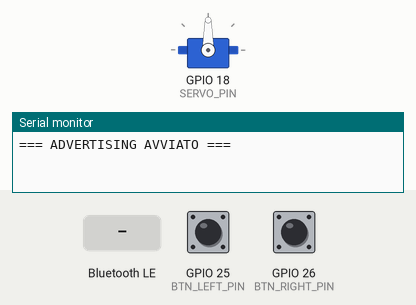
Recording of a sketch running on a simulated ESP32. Shown: servo, the last lines printed to the serial monitor. The test bench sets the inputs (shaded band); at power-on: GPIO 25 (BTN_LEFT_PIN) HIGH, GPIO 26 (BTN_RIGHT_PIN) HIGH. Nothing arrives over Bluetooth unless stated; a phone connects over Bluetooth LE 3 s after start.

Above: at 2.2 s.
2.3 s: GPIO 25 (BTN_LEFT_PIN) pulled LOW for 1 s
At 3.3 s:
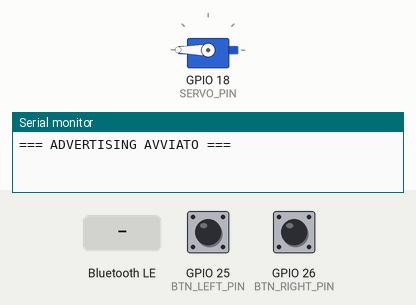
4.8 s: GPIO 26 (BTN_RIGHT_PIN) pulled LOW for 1 s
At 6.5 s:
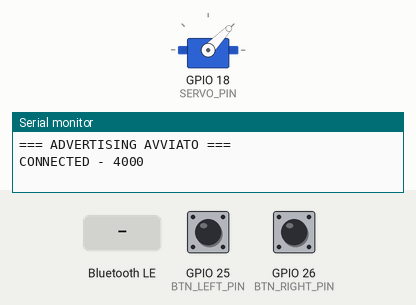
7.3 s: GPIO 26 (BTN_RIGHT_PIN) pulled LOW for 0.15 s
At 8.1 s:
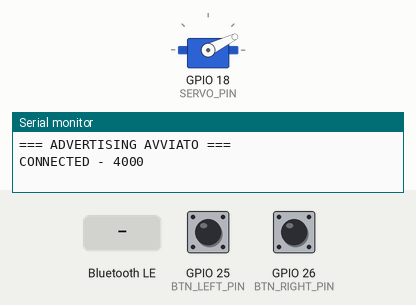
8.9 s: GPIO 26 (BTN_RIGHT_PIN) pulled LOW for 0.15 s
At 9.3 s:
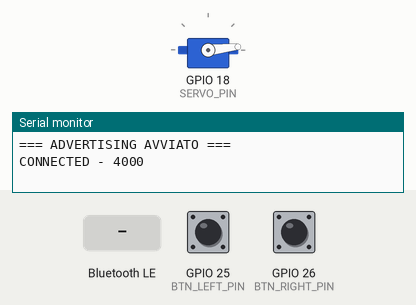
10.5 s: Bluetooth LE write "5" received
At 11.0 s:
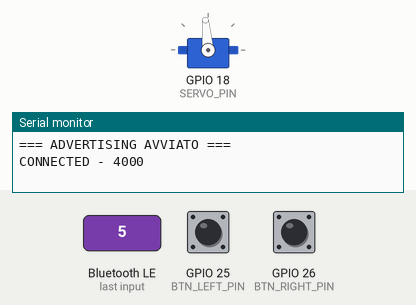
12.0 s: Bluetooth LE write "90" received
At 13.3 s:
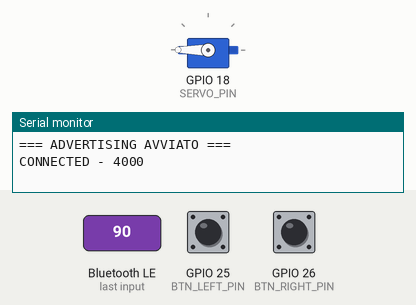
Timing chart, 0 to 14.5 s (numbered marks = the images above; inputs shaded):
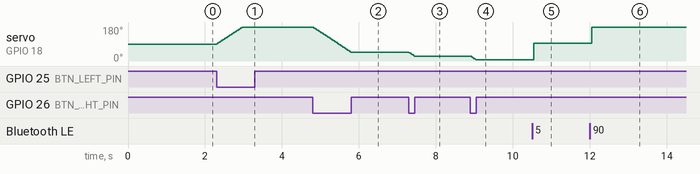

The sketch:

ServoBLE.ino
```cpp
/*
  Chapter 5 - Servo (Part 2: BLE)
  Same as Part 1, plus the servo follows the angle (-90..90) sent by
  the App Inventor app over BLE (device name "ESP32-Servo").
  Board:     ESP32 Dev Module
  Hardware:  servo GPIO 18, buttons GPIO 25 and GPIO 26
  Libraries: ESP32Servo
*/
#include <ESP32Servo.h>
#include <BLEDevice.h>
#include <BLEServer.h>
#include <BLEUtils.h>

#define SERVICE_UUID        "4fafc201-1fb5-459e-8fcc-c5c9c331914b"
#define CHARACTERISTIC_UUID "beb5483e-36e1-4688-b7f5-ea07361b26a8"

const int SERVO_PIN = 18;
const int BTN_LEFT_PIN = 25;
const int BTN_RIGHT_PIN = 26;
const int ANGLE_MIN = 0;
const int ANGLE_MAX = 180;
const int STEP = 2;
const int INTERVAL = 15;

Servo servo;
int angle = 90;
unsigned long lastMove = 0;

BLEServer *pServer;
bool isAdvertising = false;

class WriteCallback: public BLECharacteristicCallbacks {
  void onWrite(BLECharacteristic *pChar) override {
    String value = pChar->getValue();
    if (value.length() == 0) return;
    int phoneAngle = value.toInt();
    angle = map(phoneAngle, -90, 90, 0, 180);
    angle = constrain(angle, ANGLE_MIN, ANGLE_MAX);
    servo.write(angle);
  }
};

class ServerCallbacks: public BLEServerCallbacks {
  void onConnect(BLEServer *pServer) override {
    Serial.println("CONNECTED - " + String(millis()));
  }
  void onDisconnect(BLEServer *pServer) override {
    Serial.println("DISCONNECTED - " + String(millis()));
    BLEDevice::startAdvertising();
  }
};

void setup() {
  Serial.begin(115200);
  delay(1000);

  pinMode(BTN_LEFT_PIN, INPUT_PULLUP);
  pinMode(BTN_RIGHT_PIN, INPUT_PULLUP);
  servo.attach(SERVO_PIN);
  servo.write(angle);

  BLEDevice::init("ESP32-Servo");
  pServer = BLEDevice::createServer();
  pServer->setCallbacks(new ServerCallbacks());
  BLEService *pService = pServer->createService(SERVICE_UUID);
  BLECharacteristic *pCharacteristic = pService->createCharacteristic(
      CHARACTERISTIC_UUID,
      BLECharacteristic::PROPERTY_WRITE
  );
  pCharacteristic->setCallbacks(new WriteCallback());
  pService->start();

  BLEAdvertising *pAdvertising = BLEDevice::getAdvertising();
  pAdvertising->addServiceUUID(SERVICE_UUID);
  BLEDevice::startAdvertising();
  isAdvertising = true;
  Serial.println("=== ADVERTISING AVVIATO ===");
}

void loop() {

  if (pServer->getConnectedCount() == 0 && !isAdvertising) {
    delay(200);
    BLEDevice::startAdvertising();
    isAdvertising = true;
  }
  if (pServer->getConnectedCount() > 0) {
    isAdvertising = false;
  }


  if (millis() - lastMove < INTERVAL) return;

  bool leftPressed = digitalRead(BTN_LEFT_PIN) == LOW;
  bool rightPressed = digitalRead(BTN_RIGHT_PIN) == LOW;

  if (leftPressed && angle < ANGLE_MAX) {
    angle += STEP;
    servo.write(angle);
    lastMove = millis();
  } else if (rightPressed && angle > ANGLE_MIN) {
    angle -= STEP;
    servo.write(angle);
    lastMove = millis();
  }
}
```

Measured:
- after the input at 2.3 s, servo on GPIO 18 (SERVO_PIN): moves from 90° to 180° over 0.66 s, starting at once
- after the input at 4.8 s, servo on GPIO 18 (SERVO_PIN): moves from 180° to 46° over 0.99 s, starting at once
- after the input at 7.3 s, servo on GPIO 18 (SERVO_PIN): 46° → 26° at once
- after the input at 8.9 s, servo on GPIO 18 (SERVO_PIN): 26° → 6° at once
- after the input at 10.5 s, servo on GPIO 18 (SERVO_PIN): 6° → 95° after 0.05 s
- after the input at 12.0 s, servo on GPIO 18 (SERVO_PIN): 95° → 180° after 0.05 s
